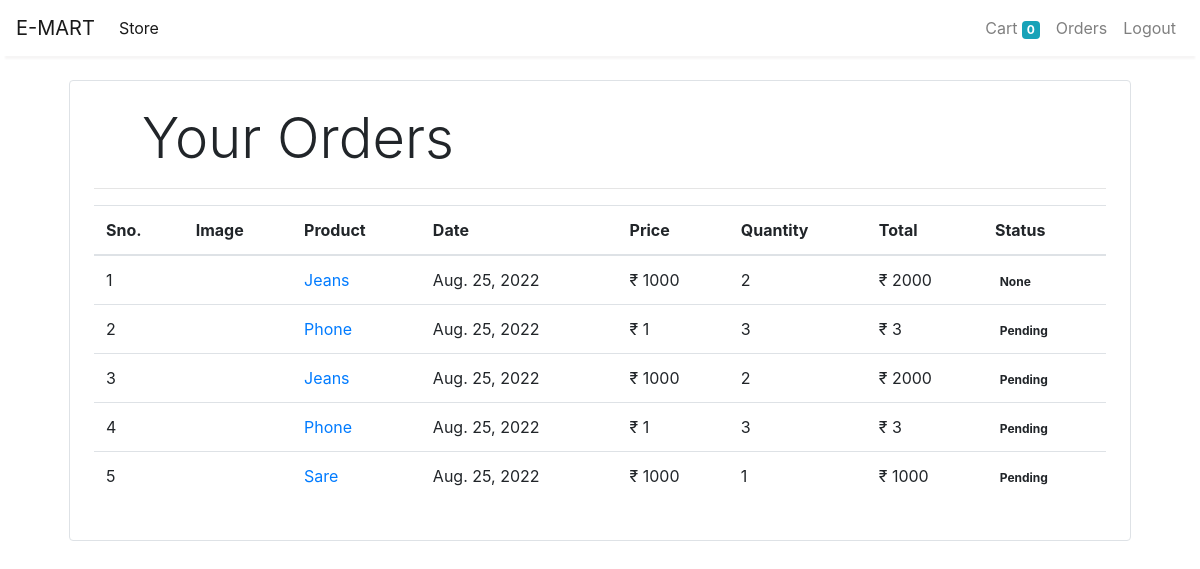
The app's page /orders/ (signed in), older data.
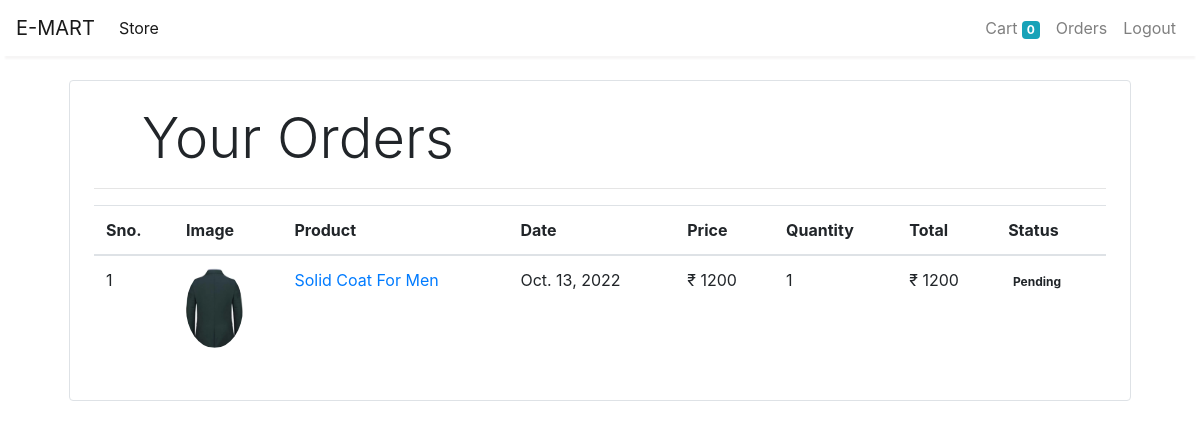
The same page, newer data.
### store/models.py (models this page shows, shortened)
class Order(models.Model):
    product = models.ForeignKey(Product,
                                on_delete=models.CASCADE)
    customer = models.ForeignKey(Customer,
                                 on_delete=models.CASCADE)
    quantity = models.IntegerField(default=1)
    price = models.IntegerField()
    address = models.CharField(max_length=50, default='', blank=True)
    phone = models.CharField(max_length=50, default='', blank=True)
    date = models.DateField(default=datetime.datetime.today)
    status = models.ForeignKey(Status,on_delete=models.CASCADE,default=None,null=True)
    city = models.CharField(max_length=200, null=False)
    state = models.CharField(max_length=200, null=False)
    zipcode = models.CharField(max_length=200, null=False)
    date_added = models.DateTimeField(auto_now_add=True)
    @staticmethod
    def get_orders_by_customer(customer_id):
        return Order.objects.filter(customer=customer_id).order_by('-date')

class Product(models.Model):
    name=models.CharField(max_length=50)
    price =models.IntegerField(default=0)
    category=models.ForeignKey(Category,on_delete=models.CASCADE,default=1)
    description=models.CharField(max_length=280,default='')

class Status(models.Model):
    name=models.CharField(max_length=50)
    def __str__(self):
        return self.name

class ProductImage(models.Model):
    image = models.ImageField(null=True, blank=True)  # ,upload_to="news/images"
    product= models.ForeignKey(Product, on_delete=models.CASCADE, null=True, blank=True,
                               related_name="product_image_model")
    def image_tag(self):
        return mark_safe('<img src="%s" width="150" height="150" />' % (self.image.url))
    image_tag.short_description = 'Image Preview'

### store/middlewares/auth.py (the view)
    def middleware(request):
        print(request.session.get('customer'))
        returnUrl = request.META['PATH_INFO']
        print(request.META['PATH_INFO'])
        if not request.session.get('customer'):
            messages.info(request,"Login first")
            return redirect('login')
        response = get_response(request)
        return response

### store/templatetags/custom_filter.py (called while the page is built)
@register.filter(name='currency') #name fot templates
def currency(number):
    return "₹ " + str(number)

@register.filter(name='multiply')
def multiply(number , number1):
    return number * number1

### store/views.py (called while the page is built)
    def get(self , request ):
        customer = request.session.get('customer')
        orders = Order.get_orders_by_customer(customer)
        print(orders)
        return render(request , 'orders.html'  , {'orders' : orders})

### store/templates/orders.html
{% extends 'base.html' %}
{% block content %}
{% load cart %}
{% load custom_filter %}
<div class="container">
   <div class="border rounded p-4 m-4">
        <p class="display-4 pl-4 ml-4">Your Orders</p>
        <hr>
        <table class="table">
            <thead>
                <tr>
                    <th>Sno.</th>
                    <th>Image</th>
                    <th>Product</th>
                    <th>Date</th>
                    <th>Price</th>
                    <th>Quantity</th>
                    <th>Total</th>
                    <th>Status</th>
                </tr>
            </thead>
            <tbody>
                {% for order in orders %}
                <tr>
                    <td>{{forloop.counter}}</td>
                    <td><a href="{% url 'product_details' order.product.id %}"><img style="height: 80px;" class="rounded-circle" src="{{order.product.product_image_model.first.image.url}}" alt=""></a></td>
                    <td><a href="{% url 'product_details' order.product.id %}">{{order.product.name}}</a></td>
                    <td>{{order.date}}</td>
                    <td>{{order.price|currency}}</td>
                    <td>{{order.quantity}}</td>
                    <td>{{order.quantity|multiply:order.price|currency}}</td>
                    <td><small class="badge">{{order.status}}</small></td>
                </tr>
                {% endfor %}
            </tbody>
        </table>
   </div>
</div>
{% endblock %}

### store/templates/base.html (shortened to what this page needs)
<!doctype html>
<html lang="en">
<head>
  <link rel="stylesheet" href="https://maxcdn.bootstrapcdn.com/bootstrap/4.0.0/css/bootstrap.min.css"
>
</head>
<body>
  <nav class="one-edge-shadow
  sticky-top navbar
  navbar-expand-lg
   navbar-light bg-white">
    <a class="navbar-brand" href="/">E-MART</a>
    <div class="collapse navbar-collapse" id="navbarSupportedContent">
      <ul class="navbar-nav mr-auto">
        <li class="nav-item active">
          <a class="nav-link" href="/store">Store<span class="sr-only">(current)</span></a>
        </li>
      </ul>
      <ul class=" navbar-nav my-2 my-lg-0">
        <li class="nav-item ">
          <a class="nav-link" href="{% url 'cart' %}">Cart
            <span class="badge badge-info">{{request.session.cart.keys|length}}</span>
            <span class="sr-only">(current)</span></a>
        </li>
        {% if request.session.customer %}
        <li class="nav-item ">
          <a class="nav-link" href="/orders">Orders<span class="sr-only">(current)</span></a>
        </li>
        <li class="nav-item ">
          <a class="nav-link" href="/logout">Logout<span class="sr-only">(current)</span></a>
        </li>
        {% endif %}
      </ul>
    </div>
  </nav>
    {% block content %}{% endblock %}
</body>
</html>

### store/templates/base.html (style rules this page uses)
nav { background-color: white; }
.one-edge-shadow { box-shadow: 0 8px 2px -5px rgb(246, 245, 245); }

Row changes from the older to the newer data that the page shows:
removed Order: product.name "Jeans", date "Aug. 25, 2022", price "₹ 1000", quantity "2", quantity|multiply "₹ 2000", status "None"
removed Order: product.name "Phone", date "Aug. 25, 2022", price "₹ 1", quantity "3", quantity|multiply "₹ 3", status "Pending"
removed Order: product.name "Jeans", date "Aug. 25, 2022", price "₹ 1000", quantity "2", quantity|multiply "₹ 2000", status "Pending"
removed Order: product.name "Phone", date "Aug. 25, 2022", price "₹ 1", quantity "3", quantity|multiply "₹ 3", status "Pending"
removed Order: product.name "Sare", date "Aug. 25, 2022", price "₹ 1000", quantity "1", quantity|multiply "₹ 1000", status "Pending"
added Order: product.product_image_model.first.image (picture), product.name "Solid Coat For Men", date "Oct. 13, 2022", price "₹ 1200", quantity "1", quantity|multiply "₹ 1200", status "Pending"
